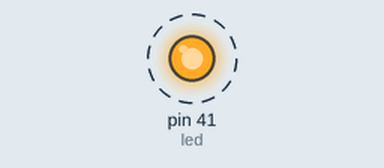
Bench run of a sketch on a simulated Arduino Mega 2560, built with avr-gcc and run on an emulated ATmega2560. On the bench: output pins drawn as LEDs (lit = HIGH). Dashed ring = blinking.

Above: at 0.5 s.
Timing chart, 0 to 4.6 s (numbered marks = the images above):
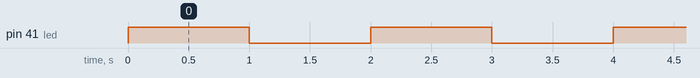

The sketch:

turnOnLed.ino
```cpp
int led = 41;

void setup() {
  pinMode(led, OUTPUT);
}

void loop() {
  digitalWrite(led, HIGH);
  delay(1000);
  digitalWrite(led, LOW);
  delay(1000);
}
```

Measured:
- by itself, pin 41 (led): alternates HIGH for 1.0 s and LOW for 1.0 s
